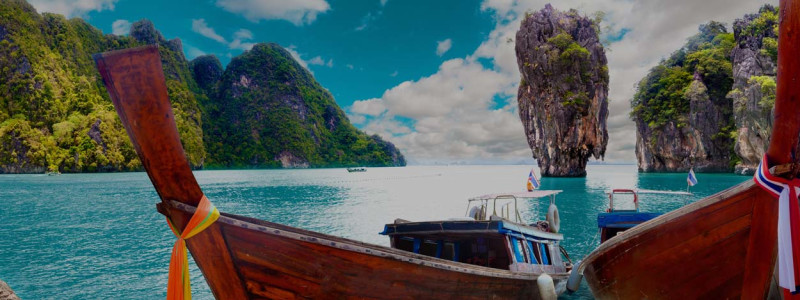
#> input picture photos/nature.jpg, 800 x 300 px
$ python threshold.py
#> lines starting #> are read from the running program, lines starting #| are printed output that depends on the picture; after the words box and inside, x2 and y2 are one past the last pixel; in counts of white or black regions, pixels touching at a corner belong together
import cv2 as cv

img = cv.imread('photos/nature.jpg')
#> img is the input picture: shape (300, 800, 3); mean B, G, R 87.9, 89.3, 80.4
cv.imshow('Original', img)

gray = cv.cvtColor(img, cv.COLOR_BGR2GRAY)
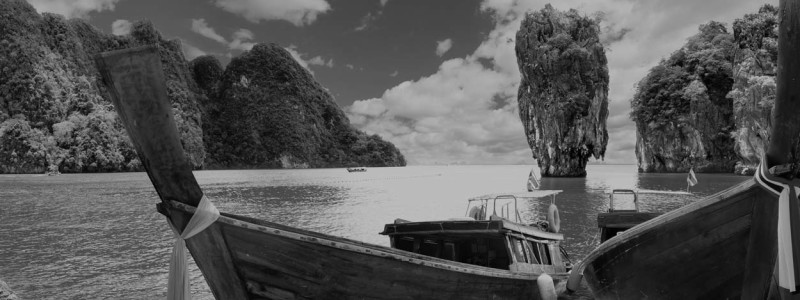
#> gray: shape (300, 800); min 0, max 197, mean 86.5
cv.imshow('Gray', gray)

# simple thresholding if pixel value greater than 150 it will be 255 else 0
# return threshold is value 150, thresh is image
threshold, thresh = cv.threshold(gray, 150, 255, cv.THRESH_BINARY)
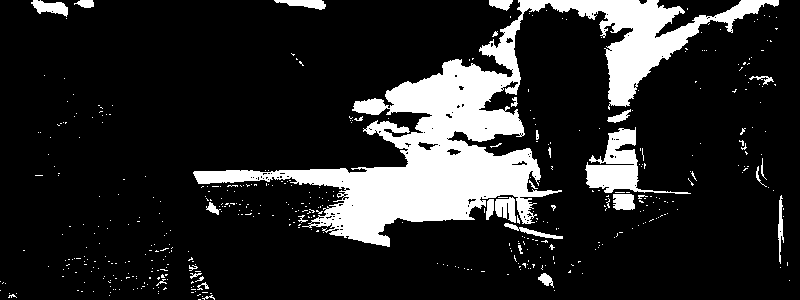
#> thresh: shape (300, 800); 15.8% white; 469 white regions (437 under 20 px), largest, box (x1, y1, x2, y2) and area: (193, 0, 779, 247) 31500, (585, 127, 691, 194) 2270, (495, 197, 516, 223) 369
cv.imshow('Threshold', thresh)

# inverse thresholding if pixel value greater than 150 it will be 0 else 255
threshold, thresh = cv.threshold(gray, 150, 255, cv.THRESH_BINARY_INV)
cv.imshow('Threshold Inverse', thresh)

# adaptive thresholding is using block gaussian value as threshold. its will be difference in each block
adaptive_thresh = cv.adaptiveThreshold(gray, 255, cv.ADAPTIVE_THRESH_GAUSSIAN_C, cv.THRESH_BINARY, 11, 3)
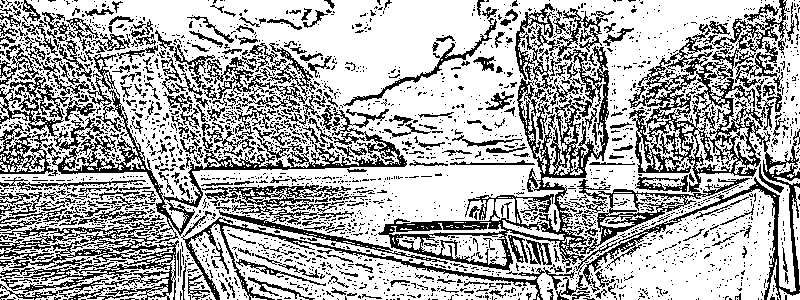
#> adaptive_thresh: shape (300, 800); 67.9% white; black in thin lines or dots
cv.imshow('Adaptive Gaussian', adaptive_thresh)

cv.waitKey(0)
